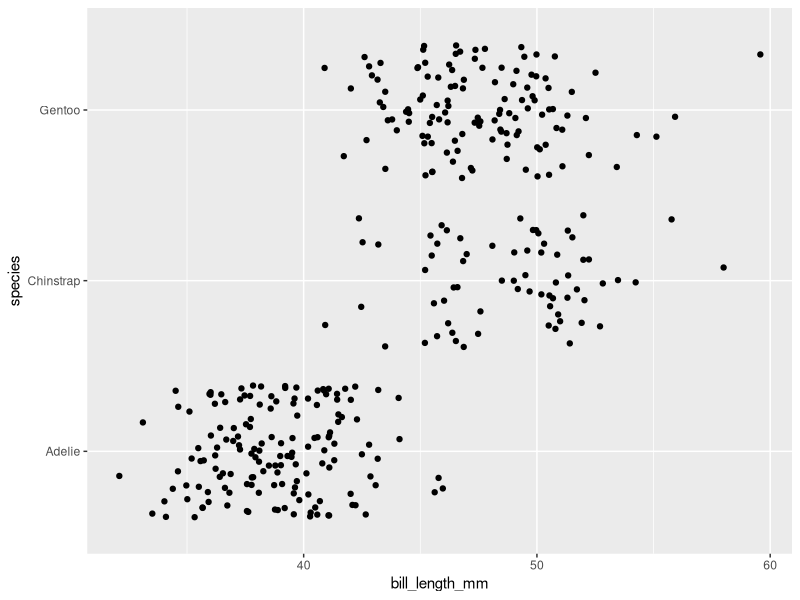
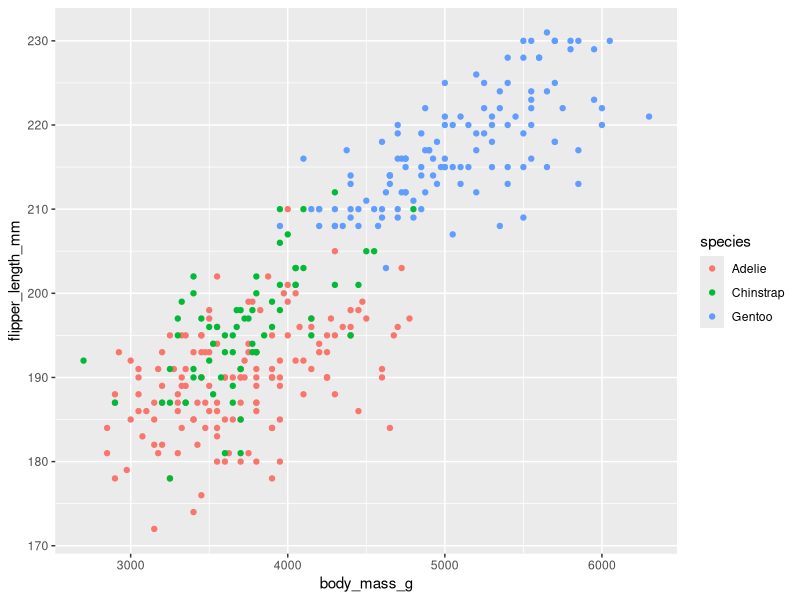
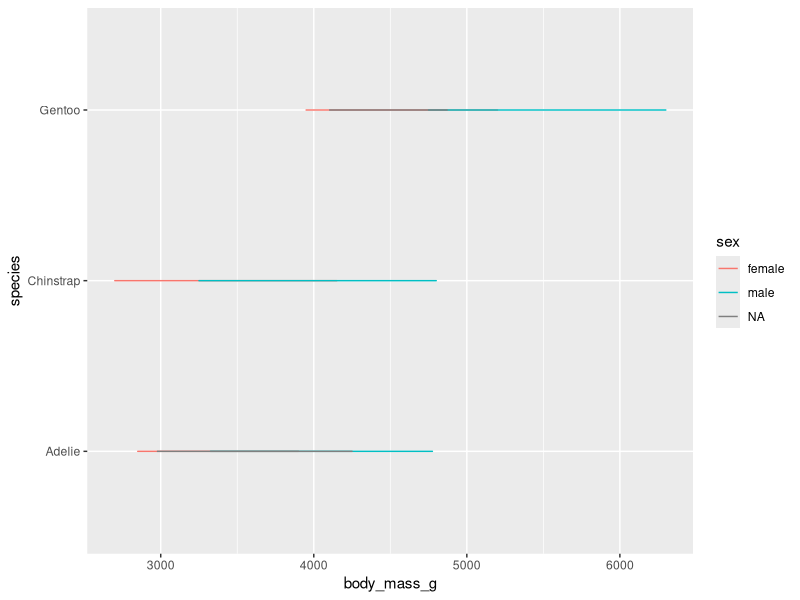

These figures' R source, in order:
## ---- chunk 1
#| echo: false 
#| message: false 
#| warning: false 
library(tidyverse)
library(palmerpenguins)
## ---- chunk 2
#| echo: false 
#| message: false 
#| warning: false 
ggplot(data = penguins)+
  geom_jitter(mapping=aes(x=bill_length_mm, y=species))




## ---- chunk 3
#| echo: false 
#| message: false 
#| warning: false 
ggplot(data = penguins)+
  geom_point(mapping=aes(x=body_mass_g, y=flipper_length_mm,color=species))
## ---- chunk 4
#| echo: false 
#| message: false 
#| warning: false 
ggplot(data = penguins)+
  geom_path(mapping=aes(x=body_mass_g, y=species,color=sex))
